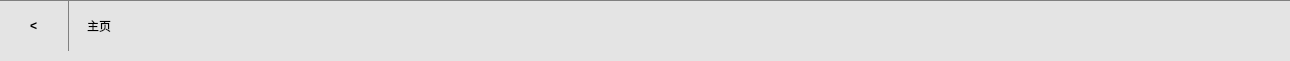
     <widget class="QFrame" name="base_navigationbar">
      <property name="styleSheet">
       <string notr="true">QFrame {
                                background-color: rgb(228, 228, 228);
                                border-top: 1px solid gray;
                                }</string>
      </property>
      <widget class="QWidget" name="horizontalLayoutWidget_2">
       <property name="geometry">
        <rect>
         <x>-1</x>
         <y>0</y>
         <width>1281</width>
         <height>52</height>
        </rect>
       </property>
       <layout class="QHBoxLayout" name="hnavigationLayout" stretch="0,121">
        <item>
         <widget class="QPushButton" name="naviBackBtn">
          <property name="minimumSize">
           <size>
            <width>70</width>
            <height>50</height>
           </size>
          </property>
          <property name="styleSheet">
           <string notr="true">QPushButton {
    border: none;
    background-color: rgb(228, 228, 228);
    color: black;
    padding: 5px;
    font: 18pt &quot;宋体&quot;;
    font-weight: bold;
    border-right:1px solid gray
}</string>
          </property>
          <property name="text">
           <string>&lt;</string>
          </property>
         </widget>
        </item>
        <item>
         <widget class="QWidget" name="widget" native="true">
          <widget class="QWidget" name="horizontalLayoutWidget_3">
           <property name="geometry">
            <rect>
             <x>-1</x>
             <y>0</y>
             <width>1211</width>
             <height>52</height>
            </rect>
           </property>
           <layout class="QHBoxLayout" name="horizontalLayout">
            <item>
             <widget class="QPushButton" name="naviBtn_l">
              <property name="minimumSize">
               <size>
                <width>50</width>
                <height>50</height>
               </size>
              </property>
              <property name="sizeIncrement">
               <size>
                <width>0</width>
                <height>0</height>
               </size>
              </property>
              <property name="styleSheet">
               <string notr="true">QPushButton {
    font: 14pt &quot;微软雅黑&quot;;
    border: none;
    background-color: rgb(228, 228, 228);
    }
</string>
              </property>
              <property name="text">
               <string>主页</string>
              </property>
             </widget>
            </item>
            <item>
             <widget class="QLabel" name="naviDirectoryBtn">
              <property name="styleSheet">
               <string notr="true">QLabel {
                                                                font: 14pt &quot;微软雅黑&quot;;
                                                                }</string>
              </property>
              <property name="text">
               <string/>
              </property>
             </widget>
            </item>
            <item>
             <spacer name="hNavilSpacer">
              <property name="orientation">
               <enum>Qt::Horizontal</enum>
              </property>
              <property name="sizeHint" stdset="0">
               <size>
                <width>40</width>
                <height>20</height>
               </size>
              </property>
             </spacer>
            </item>
            <item>
             <widget class="QPushButton" name="naviHelpBtn">
              <property name="minimumSize">
               <size>
                <width>50</width>
                <height>50</height>
               </size>
              </property>
              <property name="baseSize">
               <size>
                <width>40</width>
                <height>40</height>
               </size>
              </property>
              <property name="styleSheet">
               <string notr="true">QPushButton {
                                                                border: none;
                                                                background-color: rgb(228, 228,
                                                                228);
                                                                color: black;
                                                                padding: 5px;
                                                                }</string>
              </property>
              <property name="text">
               <string/>
              </property>
              <property name="icon">
               <iconset>
                <normalon>:/base_assets/base_assets/help.png</normalon>
               </iconset>
              </property>
              <property name="iconSize">
               <size>
                <width>40</width>
                <height>40</height>
               </size>
              </property>
             </widget>
            </item>
            <item>
             <widget class="QPushButton" name="naviSettingBtn">
              <property name="minimumSize">
               <size>
                <width>50</width>
                <height>50</height>
               </size>
              </property>
              <property name="styleSheet">
               <string notr="true">QPushButton {
                                                                border: none;
                                                                background-color: rgb(228, 228,
                                                                228);
                                                                color: black;
                                                                padding: 5px;
                                                                }</string>
              </property>
              <property name="text">
               <string/>
              </property>
              <property name="icon">
               <iconset>
                <normalon>:/base_assets/base_assets/setting.png</normalon>
               </iconset>
              </property>
              <property name="iconSize">
               <size>
                <width>40</width>
                <height>40</height>
               </size>
              </property>
             </widget>
            </item>
            <item>
             <widget class="QPushButton" name="naviHamburgerBtn">
              <property name="minimumSize">
               <size>
                <width>50</width>
                <height>50</height>
               </size>
              </property>
              <property name="styleSheet">
               <string notr="true">QPushButton {
                                                                border: none;
                                                                background-color: rgb(228, 228,
                                                                228);
                                                                color: black;
                                                                padding: 5px;
                                                                }</string>
              </property>
              <property name="text">
               <string/>
              </property>
              <property name="icon">
               <iconset>
                <normalon>:/navigation/hamburger/base_assets/hamburger.png</normalon>
               </iconset>
              </property>
              <property name="iconSize">
               <size>
                <width>40</width>
                <height>40</height>
               </size>
              </property>
             </widget>
            </item>
            <item>
             <spacer name="hNavilMarginSpacer">
              <property name="orientation">
               <enum>Qt::Horizontal</enum>
              </property>
              <property name="sizeType">
               <enum>QSizePolicy::Fixed</enum>
              </property>
              <property name="sizeHint" stdset="0">
               <size>
                <width>20</width>
                <height>20</height>
               </size>
              </property>
             </spacer>
            </item>
           </layout>
          </widget>
         </widget>
        </item>
       </layout>
      </widget>
     </widget>
